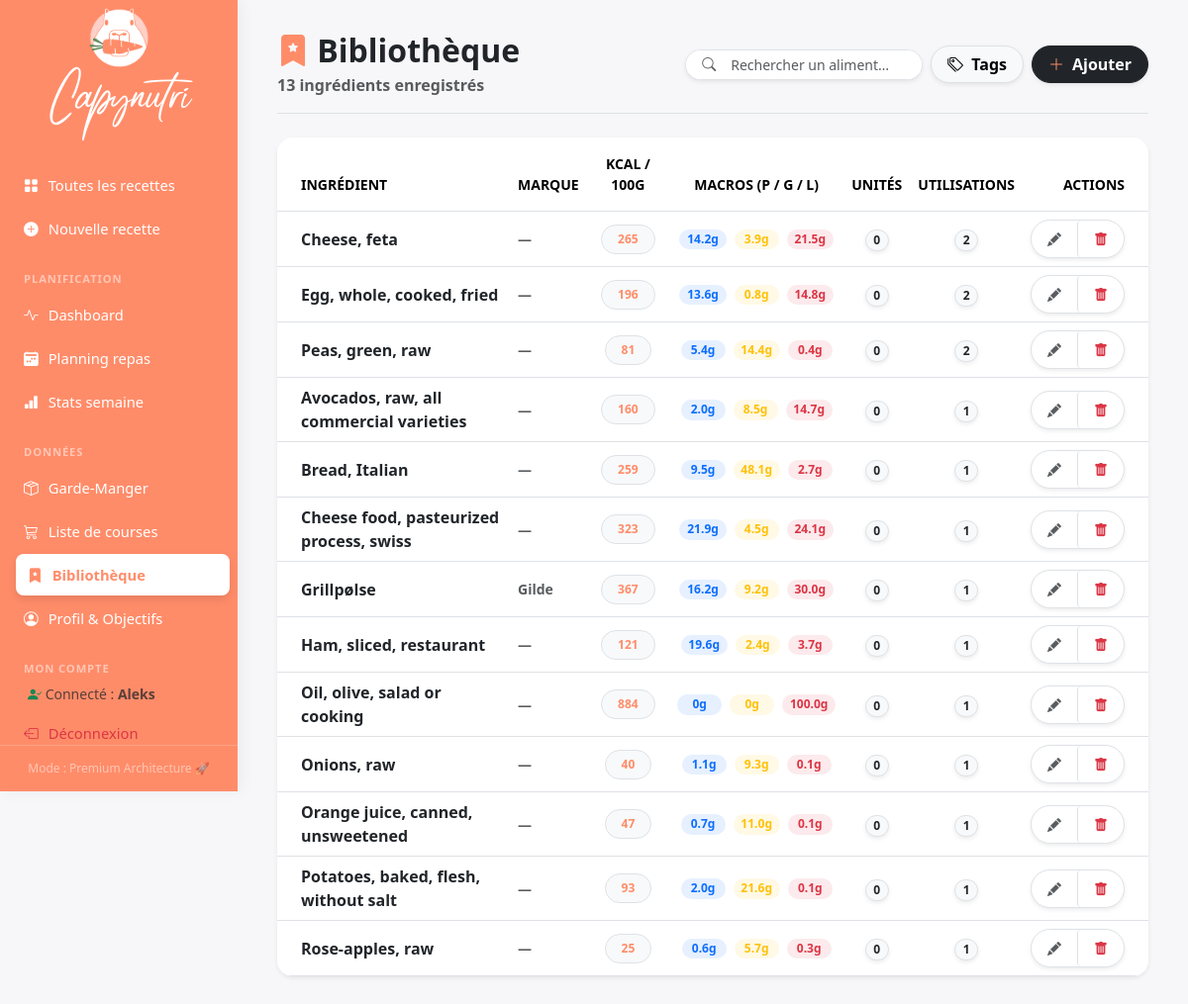
/library (signed in), run on an earlier commit of the app's database.
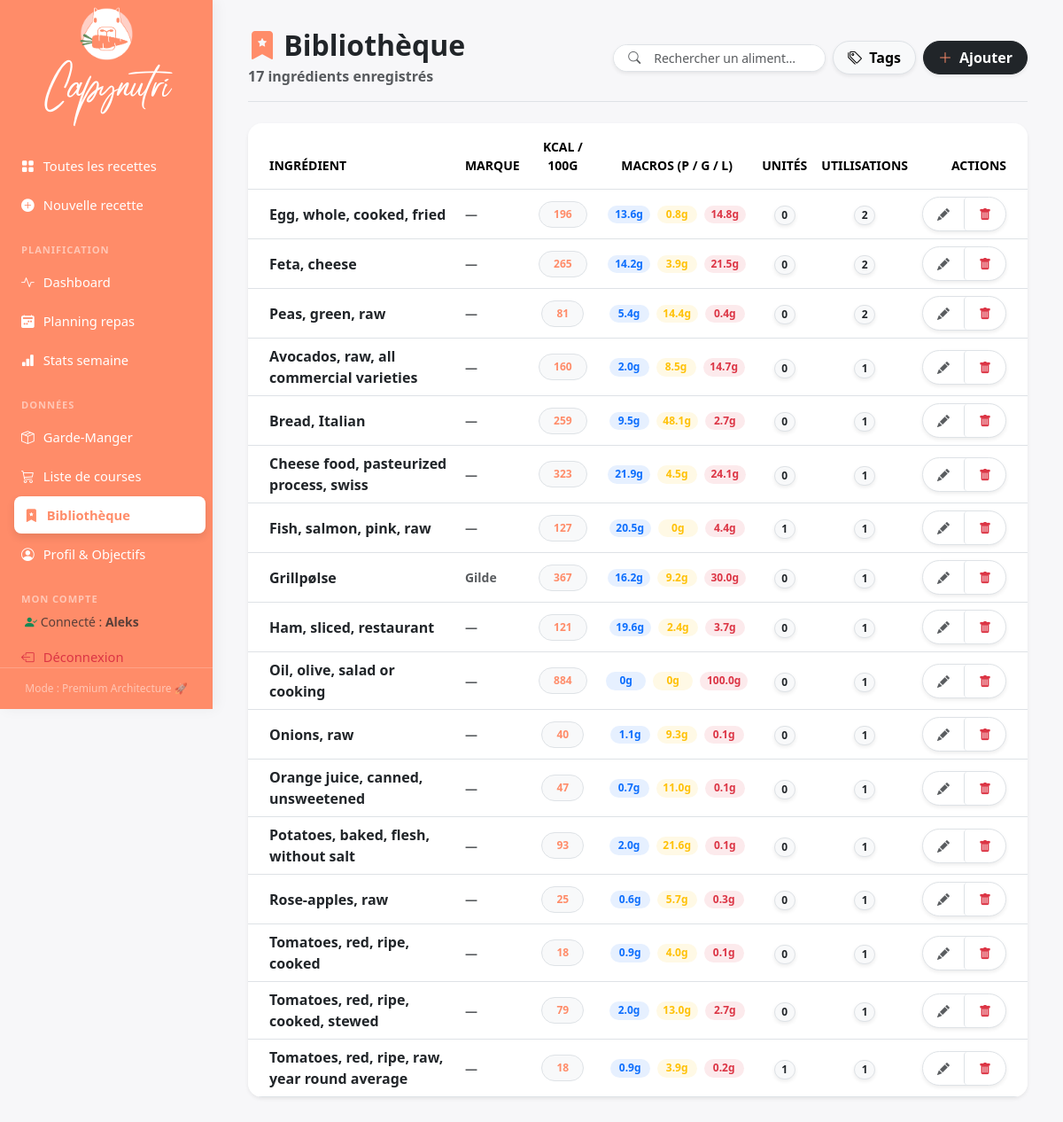
And on a later commit of the database.
### tables this page shows
CREATE TABLE ingredient_library (
                id         INTEGER PRIMARY KEY AUTOINCREMENT,
                name       TEXT NOT NULL,
                search_key TEXT NOT NULL,
                brand      TEXT DEFAULT '',
                barcode    TEXT DEFAULT '',
    kcal_100g  REAL,
    protein_g_100g  REAL,
    carbs_g_100g  REAL,
    fat_g_100g  REAL,
    sugars_g_100g  REAL,
    fiber_g_100g  REAL,
    saturated_g_100g  REAL,
    monounsat_g_100g  REAL,
    polyunsat_g_100g  REAL,
    sodium_mg_100g  REAL,
    calcium_mg_100g  REAL,
    iron_mg_100g  REAL,
    potassium_mg_100g  REAL,
    magnesium_mg_100g  REAL,
    zinc_mg_100g  REAL,
    vit_a_mcg_100g  REAL,
    vit_c_mg_100g  REAL,
    vit_d_mcg_100g  REAL,
    vit_b1_mg_100g  REAL,
    vit_b2_mg_100g  REAL,
    vit_b3_mg_100g  REAL,
    vit_b6_mg_100g  REAL,
    vit_b9_mcg_100g  REAL,
    vit_b12_mcg_100g  REAL,
    cholesterol_mg_100g  REAL,
    trans_fat_g_100g  REAL,
    omega3_g_100g  REAL,
    omega6_g_100g  REAL,
    phosphorus_mg_100g  REAL,
    selenium_mcg_100g  REAL,
    copper_mg_100g  REAL,
    manganese_mg_100g  REAL,
    vit_e_mg_100g  REAL,
    vit_k_mcg_100g  REAL,
                _placeholder INTEGER,
                used_count INTEGER NOT NULL DEFAULT 1,
                updated_at TIMESTAMP DEFAULT CURRENT_TIMESTAMP
            );

### routes/library.py (the view)
@library_bp.route("/library")
@login_required
def library():
    search = request.args.get("q", "")
    return render_template("library.html", entries=crud.list_library(search=search), search=search)

### app.py (called while the page is built)
@login_manager.user_loader
def load_user(user_id):
    return crud.get_user_by_id(int(user_id))

@app.before_request
def require_login():
    if request.endpoint in PUBLIC_ENDPOINTS or current_user.is_authenticated:
        return None
    if request.endpoint:
        return redirect(url_for('auth.login'))
    return None

### crud.py (called while the page is built)
def get_user_by_id(user_id: int) -> Optional[User]:
    with get_connection() as conn:
        row = conn.execute("SELECT * FROM users WHERE id = ?", (user_id,)).fetchone()
        return User(id=row["id"], username=row["username"], password_hash=row["password_hash"]) if row else None

### db.py (called while the page is built)
def get_connection() -> sqlite3.Connection:
    conn = sqlite3.connect(DB_PATH)
    conn.row_factory = sqlite3.Row
    conn.execute("PRAGMA foreign_keys = ON")
    return conn

### templates/library.html (shortened to what the changed rows need)
{% extends "base.html" %}
{% block content %}
<div class="d-flex flex-column flex-md-row justify-content-between align-items-md-center mb-4 pb-3 border-bottom gap-3">
  <div>
    <h2 class="mb-1 fw-bold text-dark">
      <i class="bi bi-bookmark-star-fill text-accent"></i> Bibliothèque
    </h2>
    <span class="text-muted fw-bold">{{ entries|length }} ingrédient{{ 's' if entries|length != 1 }} enregistré{{ 's' if entries|length != 1 }}</span>
  </div>
</div>
{% if entries %}
<div class="card border-0 shadow-sm rounded-4 overflow-hidden bg-white">
  <div class="table-responsive">
    <table class="table table-hover align-middle mb-0">
      <thead class="bg-light text-uppercase small fw-bold text-muted">
        <tr>
          <th class="ps-4 py-3 border-0">Ingrédient</th>
          <th class="py-3 border-0">Marque</th>
          <th class="py-3 border-0 text-center">kcal / 100g</th>
          <th class="py-3 border-0 text-center">Macros (P / G / L)</th>
          <th class="py-3 border-0 text-center">Unités</th>
          <th class="py-3 border-0 text-center">Utilisations</th>
          <th class="pe-4 py-3 border-0 text-end">Actions</th>
        </tr>
      </thead>
      <tbody class="border-top">
        {% for e in entries %}
        <tr>
          <td class="ps-4">
            <div class="fw-bold text-dark">{{ e.name }}</div>
          </td>
          <td class="text-muted small fw-bold">{{ e.brand or '—' }}</td>
          <td class="text-center">
            <span class="badge bg-light text-accent border rounded-pill px-3 py-2 fw-bold">
              {{ e.kcal_100g|round(0)|int if e.kcal_100g else '—' }}
            </span>
          </td>
          <td class="text-center">
            <div class="d-flex justify-content-center gap-2">
              <span class="badge bg-primary bg-opacity-10 text-primary rounded-pill border-primary border-opacity-25" style="min-width: 45px;">{{ e.protein_g_100g|round(1) if e.protein_g_100g else 0 }}g</span>
              <span class="badge bg-warning bg-opacity-10 text-warning rounded-pill border-warning border-opacity-25" style="min-width: 45px;">{{ e.carbs_g_100g|round(1) if e.carbs_g_100g else 0 }}g</span>
              <span class="badge bg-danger bg-opacity-10 text-danger rounded-pill border-danger border-opacity-25" style="min-width: 45px;">{{ e.fat_g_100g|round(1) if e.fat_g_100g else 0 }}g</span>
            </div>
          </td>
          <td class="text-center">
            <span class="badge rounded-pill bg-light text-dark border fw-bold shadow-sm" style="font-size: 0.75rem;">
              {{ e.unit_count or 0 }}
            </span>
          </td>
          <td class="text-center">
            <span class="badge rounded-pill bg-light text-dark border fw-bold shadow-sm" style="font-size: 0.75rem;">
              {{ e.used_count or 0 }}
            </span>
          </td>
          <td class="pe-4 text-end">
            <div class="btn-group shadow-sm rounded-pill overflow-hidden bg-white border">
              <a href="{{ url_for('library.library_edit', entry_id=e.id) }}" class="btn btn-sm btn-white border-0 py-2 px-3" title="Modifier">
                <i class="bi bi-pencil-fill text-muted"></i>
              </a>
              <form method="post" action="{{ url_for('library.library_delete', entry_id=e.id) }}" id="deleteForm{{ e.id }}" style="display:inline">
                <button type="button" onclick="confirmDeleteLib('{{ e.id }}', '{{ e.name|replace("'", "\\'") }}')" class="btn btn-sm btn-white border-0 py-2 px-3 border-start" title="Supprimer">
                  <i class="bi bi-trash-fill text-danger"></i>
                </button>
              </form>
            </div>
          </td>
        </tr>
        {% endfor %}
      </tbody>
    </table>
  </div>
</div>
{% endif %}
{% endblock %}

What changed in the data, as far as the page shows it:
shown differently, row unchanged: ingredient_library "Egg, whole, cooked, fried": moves up the list
changed ingredient_library: name "Cheese, feta" → "Feta, cheese"
added ingredient_library: name "Fish, salmon, pink, raw", brand "—", kcal_100g "127", protein_g_100g "20.5", carbs_g_100g "0", fat_g_100g "4.4", used_count "1"
added ingredient_library: name "Tomatoes, red, ripe, cooked", brand "—", kcal_100g "18", protein_g_100g "0.9", carbs_g_100g "4.0", fat_g_100g "0.1", unit_count "0", used_count "1"
added ingredient_library: name "Tomatoes, red, ripe, cooked, stewed", brand "—", kcal_100g "79", protein_g_100g "2.0", carbs_g_100g "13.0", fat_g_100g "2.7", unit_count "0", used_count "1"
added ingredient_library: name "Tomatoes, red, ripe, raw, year round average", brand "—", kcal_100g "18", protein_g_100g "0.9", carbs_g_100g "3.9", fat_g_100g "0.2", used_count "1"
Also different on the page:
{{ entries|length }}: "13" → "17"
